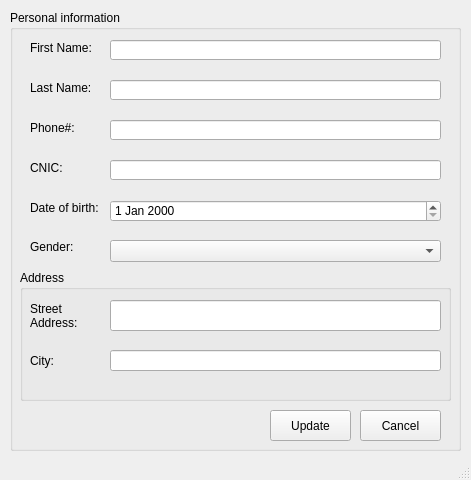
<?xml version="1.0" encoding="UTF-8"?>
<ui version="4.0">
 <class>MainWindow</class>
 <widget class="QMainWindow" name="MainWindow">
  <property name="windowModality">
   <enum>Qt::ApplicationModal</enum>
  </property>
  <property name="geometry">
   <rect>
    <x>0</x>
    <y>0</y>
    <width>471</width>
    <height>480</height>
   </rect>
  </property>
  <property name="windowTitle">
   <string>MainWindow</string>
  </property>
  <widget class="QWidget" name="centralwidget">
   <widget class="QGroupBox" name="groupBox">
    <property name="geometry">
     <rect>
      <x>10</x>
      <y>10</y>
      <width>451</width>
      <height>441</height>
     </rect>
    </property>
    <property name="title">
     <string>Personal information</string>
    </property>
    <widget class="QLabel" name="label">
     <property name="geometry">
      <rect>
       <x>20</x>
       <y>70</y>
       <width>81</width>
       <height>16</height>
      </rect>
     </property>
     <property name="text">
      <string>Last Name:</string>
     </property>
    </widget>
    <widget class="QLabel" name="label_2">
     <property name="geometry">
      <rect>
       <x>20</x>
       <y>30</y>
       <width>61</width>
       <height>16</height>
      </rect>
     </property>
     <property name="text">
      <string>First Name:</string>
     </property>
    </widget>
    <widget class="QLabel" name="label_3">
     <property name="geometry">
      <rect>
       <x>20</x>
       <y>150</y>
       <width>71</width>
       <height>16</height>
      </rect>
     </property>
     <property name="text">
      <string>CNIC:</string>
     </property>
    </widget>
    <widget class="QLineEdit" name="lineFirstName">
     <property name="geometry">
      <rect>
       <x>100</x>
       <y>30</y>
       <width>331</width>
       <height>20</height>
      </rect>
     </property>
     <property name="readOnly">
      <bool>false</bool>
     </property>
    </widget>
    <widget class="QDateEdit" name="dateEdit">
     <property name="geometry">
      <rect>
       <x>100</x>
       <y>190</y>
       <width>331</width>
       <height>22</height>
      </rect>
     </property>
    </widget>
    <widget class="QLabel" name="label_4">
     <property name="geometry">
      <rect>
       <x>20</x>
       <y>190</y>
       <width>71</width>
       <height>16</height>
      </rect>
     </property>
     <property name="text">
      <string>Date of birth:</string>
     </property>
    </widget>
    <widget class="QLabel" name="label_5">
     <property name="geometry">
      <rect>
       <x>20</x>
       <y>230</y>
       <width>47</width>
       <height>13</height>
      </rect>
     </property>
     <property name="text">
      <string>Gender:</string>
     </property>
    </widget>
    <widget class="QComboBox" name="comboGender">
     <property name="geometry">
      <rect>
       <x>100</x>
       <y>230</y>
       <width>331</width>
       <height>22</height>
      </rect>
     </property>
    </widget>
    <widget class="QLabel" name="label_7">
     <property name="geometry">
      <rect>
       <x>20</x>
       <y>110</y>
       <width>81</width>
       <height>16</height>
      </rect>
     </property>
     <property name="text">
      <string>Phone#: </string>
     </property>
    </widget>
    <widget class="QPushButton" name="pushUpdate">
     <property name="geometry">
      <rect>
       <x>260</x>
       <y>400</y>
       <width>81</width>
       <height>31</height>
      </rect>
     </property>
     <property name="text">
      <string>Update</string>
     </property>
    </widget>
    <widget class="QPushButton" name="pushCancel">
     <property name="geometry">
      <rect>
       <x>350</x>
       <y>400</y>
       <width>81</width>
       <height>31</height>
      </rect>
     </property>
     <property name="text">
      <string>Cancel</string>
     </property>
    </widget>
    <widget class="QLineEdit" name="lineLastName">
     <property name="geometry">
      <rect>
       <x>100</x>
       <y>70</y>
       <width>331</width>
       <height>20</height>
      </rect>
     </property>
     <property name="readOnly">
      <bool>false</bool>
     </property>
    </widget>
    <widget class="QLineEdit" name="linePhone">
     <property name="geometry">
      <rect>
       <x>100</x>
       <y>110</y>
       <width>331</width>
       <height>20</height>
      </rect>
     </property>
    </widget>
    <widget class="QGroupBox" name="groupBox_2">
     <property name="geometry">
      <rect>
       <x>10</x>
       <y>260</y>
       <width>431</width>
       <height>131</height>
      </rect>
     </property>
     <property name="title">
      <string>Address</string>
     </property>
     <widget class="QLabel" name="label_8">
      <property name="geometry">
       <rect>
        <x>10</x>
        <y>30</y>
        <width>81</width>
        <height>31</height>
       </rect>
      </property>
      <property name="text">
       <string>Street
Address:</string>
      </property>
     </widget>
     <widget class="QLabel" name="label_9">
      <property name="geometry">
       <rect>
        <x>10</x>
        <y>80</y>
        <width>81</width>
        <height>21</height>
       </rect>
      </property>
      <property name="text">
       <string>City:</string>
      </property>
     </widget>
     <widget class="QLineEdit" name="lineStreet">
      <property name="geometry">
       <rect>
        <x>90</x>
        <y>30</y>
        <width>331</width>
        <height>31</height>
       </rect>
      </property>
     </widget>
     <widget class="QLineEdit" name="lineCity">
      <property name="geometry">
       <rect>
        <x>90</x>
        <y>80</y>
        <width>331</width>
        <height>21</height>
       </rect>
      </property>
     </widget>
    </widget>
    <widget class="QLineEdit" name="lineCNIC">
     <property name="geometry">
      <rect>
       <x>100</x>
       <y>150</y>
       <width>331</width>
       <height>20</height>
      </rect>
     </property>
    </widget>
   </widget>
  </widget>
  <widget class="QStatusBar" name="statusbar"/>
 </widget>
 <resources/>
 <connections/>
</ui>
